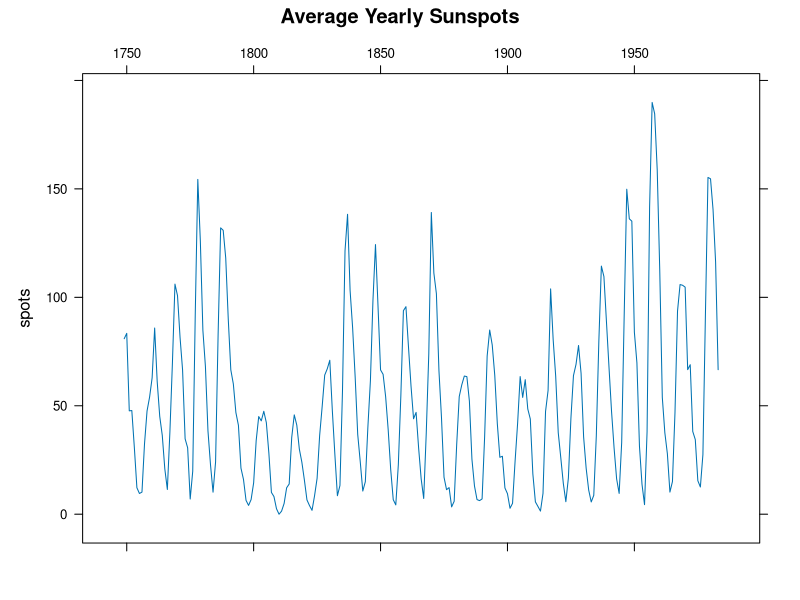
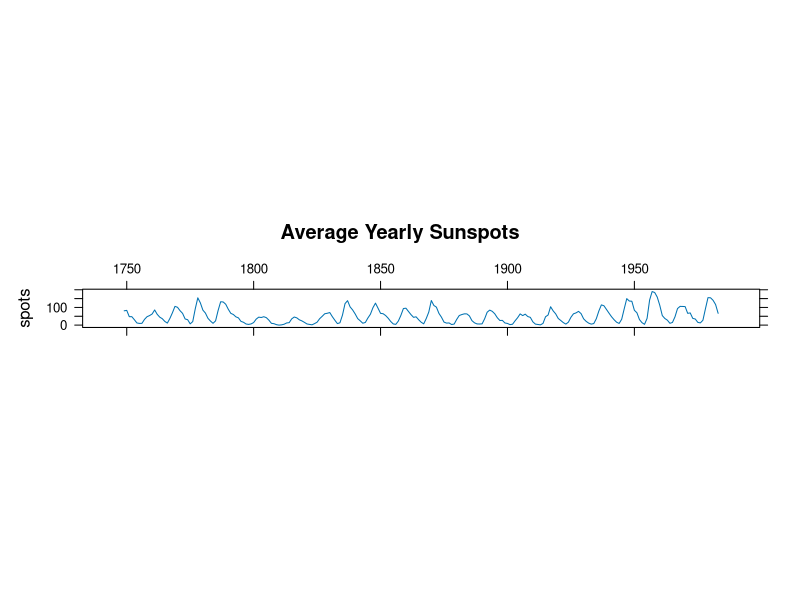
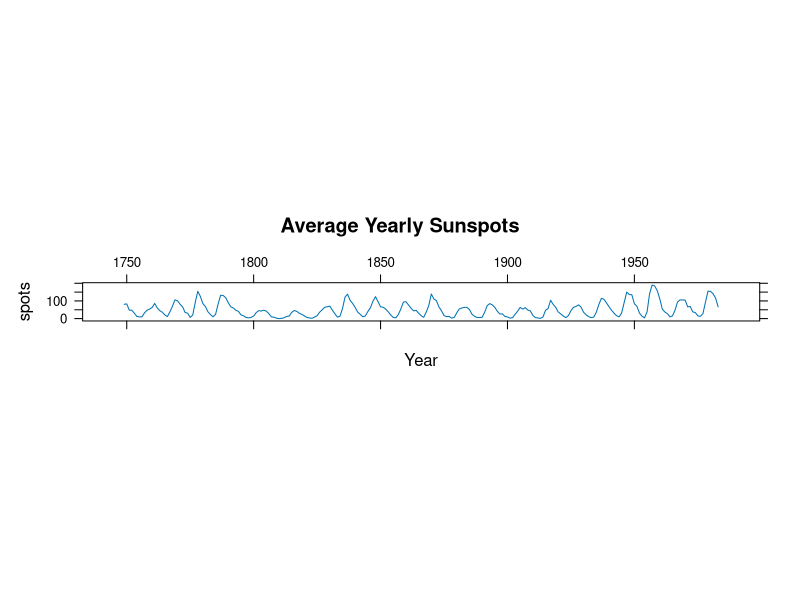

Reproduce these figures in R, in order.
library(lattice)


### Name: C_06_update.trellis
### Title: Retrieve and Update Trellis Object
### Aliases: update.trellis [.trellis t.trellis trellis.last.object
### Keywords: dplot

### ** Examples

spots <- by(sunspots, gl(235, 12, labels = 1749:1983), mean)
old.options <- lattice.options(save.object = TRUE)
xyplot(spots ~ 1749:1983, xlab = "", type = "l",
       scales = list(x = list(alternating = 2)),
       main = "Average Yearly Sunspots")
update(trellis.last.object(), aspect = "xy")
trellis.last.object(xlab = "Year")
lattice.options(old.options)
